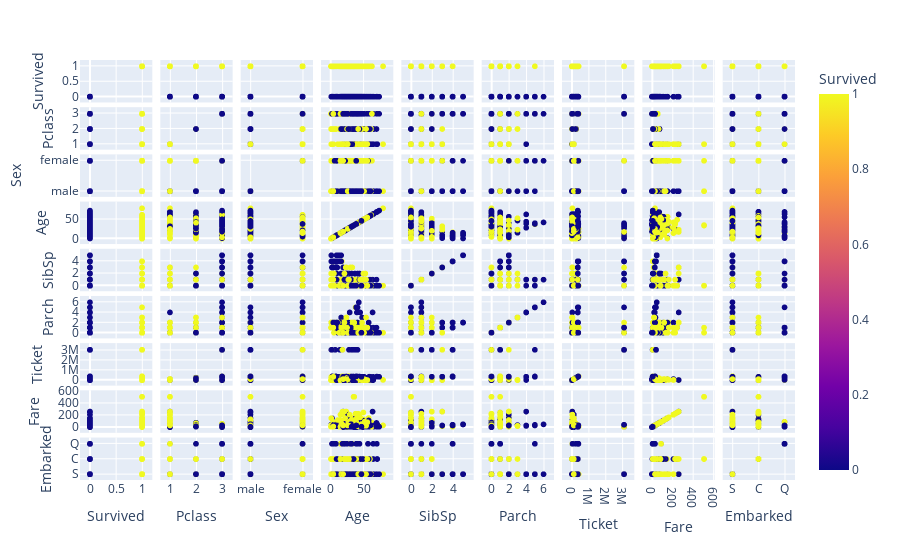

The cell this chart's notebook holds for it:
### Code cell
df = train
fig = px.scatter_matrix(df,
    color ="Survived")
fig.show()

### Figure 1 — Plotly figure (JSON) as saved in the notebook; plotly's stock layout.template omitted (floating-point values rounded to 4 significant figures; data arrays with more than 128 entries replaced by an {"elided": "..."} marker saying what was removed)
{"data": [{"dimensions": [{"axis": {"matches": true}, "label": "Survived", "values": {"elided": "712 int values"}}, {"axis": {"matches": true}, "label": "Pclass", "values": {"elided": "712 int values"}}, {"axis": {"matches": true}, "label": "Sex", "values": {"elided": "712 str values"}}, {"axis": {"matches": true}, "label": "Age", "values": {"elided": "712 float values"}}, {"axis": {"matches": true}, "label": "SibSp", "values": {"elided": "712 int values"}}, {"axis": {"matches": true}, "label": "Parch", "values": {"elided": "712 int values"}}, {"axis": {"matches": true}, "label": "Ticket", "values": {"elided": "712 str values"}}, {"axis": {"matches": true}, "label": "Fare", "values": {"elided": "712 float values"}}, {"axis": {"matches": true}, "label": "Embarked", "values": {"elided": "712 str values"}}], "hovertemplate": "%{xaxis.title.text}=%{x}<br>%{yaxis.title.text}=%{y}<br>Survived=%{marker.color}<extra></extra>", "legendgroup": "", "marker": {"color": {"elided": "712 int values"}, "coloraxis": "coloraxis", "symbol": "circle"}, "name": "", "showlegend": false, "type": "splom"}], "layout": {"coloraxis": {"colorbar": {"title": {"text": "Survived"}}, "colorscale": [[0, "#0d0887"], [0.1111, "#46039f"], [0.2222, "#7201a8"], [0.3333, "#9c179e"], [0.4444, "#bd3786"], [0.5556, "#d8576b"], [0.6667, "#ed7953"], [0.7778, "#fb9f3a"], [0.8889, "#fdca26"], [1, "#f0f921"]]}, "dragmode": "select", "legend": {"tracegroupgap": 0}, "margin": {"t": 60}}}
